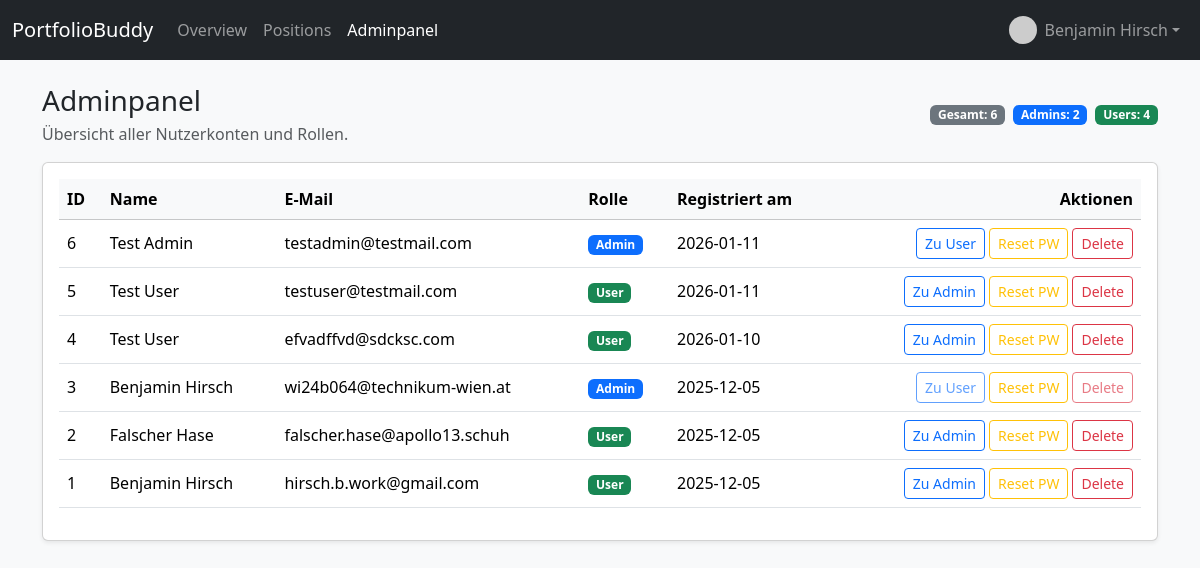
/adminpanel.php (signed in), run on the app's committed database.
### tables this page shows
CREATE TABLE `users` (
  `id` int(11) NOT NULL,
  `fullname` varchar(125) NOT NULL,
  `email` varchar(255) NOT NULL,
  `password_hash` varchar(255) NOT NULL,
  `role` enum('admin','user') NOT NULL DEFAULT 'user',
  `created_at` timestamp NOT NULL DEFAULT current_timestamp()
);

### adminpanel.php (the view, shortened to what this page needs)
<?php
require_once __DIR__ . '/includes/dbaccess.php';
$db = new mysqli($host, $user, $pass, $db);
$stats = ['total' => 0, 'admins' => 0, 'users' => 0];
$users = [];
$stmt = $db->prepare("SELECT id, fullname, email, role, created_at FROM users ORDER BY created_at DESC");
if ($stmt) {
    $stmt->execute();
    $result = $stmt->get_result();
    while ($row = $result->fetch_assoc()) {
        $users[] = $row;
        $stats['total']++;
        if ($row['role'] === 'admin') {
            $stats['admins']++;
        } else {
            $stats['users']++;
        }
    }
}
?>
<!doctype html>
<html lang="en">
<?php
include __DIR__ . '/includes/_head.php';
?>
<body class="bg-light">
<?php include __DIR__ . '/includes/_navbar.php'; ?>
<div class="container py-4">
    <div class="d-flex flex-wrap align-items-center justify-content-between mb-3">
        <div>
            <h1 class="h3 mb-1">Adminpanel</h1>
            <p class="text-muted mb-0">Übersicht aller Nutzerkonten und Rollen.</p>
        </div>
        <div class="d-flex gap-2">
            <span class="badge text-bg-secondary">Gesamt: <?= $stats['total'] ?></span>
            <span class="badge text-bg-primary">Admins: <?= $stats['admins'] ?></span>
            <span class="badge text-bg-success">Users: <?= $stats['users'] ?></span>
        </div>
    </div>
    <div class="card shadow-sm">
        <div class="card-body">
            <div class="table-responsive">
                <table class="table table-hover align-middle">
                    <thead class="table-light">
                        <tr>
                            <th scope="col">ID</th>
                            <th scope="col">Name</th>
                            <th scope="col">E-Mail</th>
                            <th scope="col">Rolle</th>
                            <th scope="col">Registriert am</th>
                            <th scope="col" class="text-end">Aktionen</th>
                        </tr>
                    </thead>
                    <tbody>
                        <?php if (empty($users)): ?>
                            <tr>
                                <td colspan="6" class="text-center text-muted py-4">Keine Nutzer vorhanden.</td>
                            </tr>
                        <?php else: ?>
                            <?php foreach ($users as $userRow): ?>
                                <tr>
                                    <td><?= (int)$userRow['id'] ?></td>
                                    <td><?= htmlspecialchars($userRow['fullname'], ENT_QUOTES, 'UTF-8') ?></td>
                                    <td><?= htmlspecialchars($userRow['email'], ENT_QUOTES, 'UTF-8') ?></td>
                                    <td>
                                        <?php if ($userRow['role'] === 'admin'): ?>
                                            <span class="badge text-bg-primary">Admin</span>
                                        <?php else: ?>
                                            <span class="badge text-bg-success">User</span>
                                        <?php endif; ?>
                                    </td>
                                    <td><?= htmlspecialchars(date('Y-m-d', strtotime($userRow['created_at'])), ENT_QUOTES, 'UTF-8') ?></td>
                                    <td class="text-end">
                                        <div class="d-flex justify-content-end gap-1 flex-wrap">
                                            <form method="post" class="d-inline">
                                                <button class="btn btn-outline-primary btn-sm" type="submit" <?= ((int)$userRow['id'] === (int)($_SESSION['user']['id'] ?? 0)) ? 'disabled' : '' ?>>
                                                    <?= $userRow['role'] === 'admin' ? 'Zu User' : 'Zu Admin' ?>
                                                </button>
                                            </form>
                                            <form method="post" class="d-inline">
                                                <button class="btn btn-outline-warning btn-sm" type="submit">Reset PW</button>
                                            </form>
                                            <form method="post" class="d-inline" onsubmit="return confirm('Konto wirklich löschen?');">
                                                <button class="btn btn-outline-danger btn-sm" type="submit" <?= ((int)$userRow['id'] === (int)($_SESSION['user']['id'] ?? 0)) ? 'disabled' : '' ?>>Delete</button>
                                            </form>
                                        </div>
                                    </td>
                                </tr>
                            <?php endforeach; ?>
                        <?php endif; ?>
                    </tbody>
                </table>
            </div>
        </div>
    </div>
</div>
</body>
</html>

### data on the page
users: id "6", fullname "Test Admin", email "testadmin@testmail.com", role "Admin", created_at "2026-01-11"
users: id "5", fullname "Test User", email "testuser@testmail.com", role "User", created_at "2026-01-11"
users: id "4", fullname "Test User", email "efvadffvd@sdcksc.com", role "User", created_at "2026-01-10"
users: id "3", fullname "Benjamin Hirsch", email "wi24b064@technikum-wien.at", role "Admin", created_at "2025-12-05"
users: id "2", fullname "Falscher Hase", email "falscher.hase@apollo13.schuh", role "User", created_at "2025-12-05"
users: id "1", fullname "Benjamin Hirsch", email "hirsch.b.work@gmail.com", role "User", created_at "2025-12-05"

### other printed values
$_SESSION['user']['fullname'] "Benjamin Hirsch"
$stats['total'] "6"
$stats['admins'] "2"
$stats['users'] "4"
